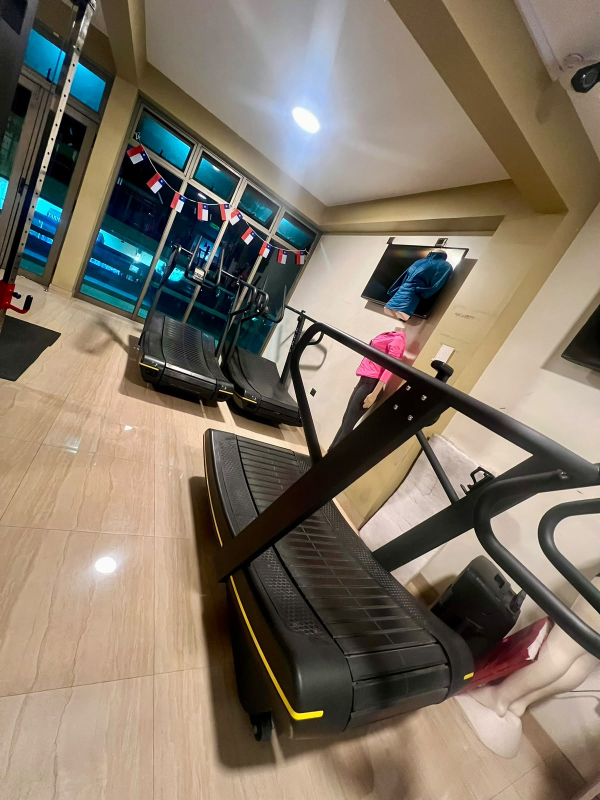
#> input picture WhatsApp Image 2026-08-13 at 18.33.07 (1).jpeg, 1200 x 1600 px (shown at 1/2 size)
$ python -i video-maquina.py   (imports and definitions only)
#> lines starting #> are read from the running program, lines starting #| are printed output that depends on the picture
#> further down, picture is the input picture: PIL image 1200x1600 RGB; mean R, G, B 127.8, 116.4, 101.4
"""Arma el video y el GIF de una máquina con el diseño WGYM ADN SPORT.

Uso: python3 scripts/video-maquina.py maquinas-wgymadnsport/<hombre|mujer>/<maquina>
Lee <maquina>/config.json y deja <maquina>/<maquina>.mp4 y .gif.

Diseño (igual para todas las máquinas):
- Video vertical 720x1280. Si la fuente no es vertical 9:16, se centra sobre
  un fondo difuminado y oscurecido de ella misma.
- Logo oficial (maquinas-wgymadnsport/comun/logo.png) arriba a la derecha, 320 px.
- Franja inferior negra con línea roja, título en Rubik Distressed y
  series en Anton dorado.
- En las partes con "musculo", el músculo que se trabaja parpadea en rojo
  (2 veces por segundo) solo sobre la piel, siguiendo el movimiento.

config.json:
  titulo, series
  partes: lista en orden; cada una con video, desde, hasta (segundos),
    repetir (opcional; la última parte se repite y su vuelta se empalma sola),
    recorte (opcional): [x, y, ancho, alto] para recortar la fuente antes,
    encoger (opcional, ej. 0.84): achica el video y lo baja, para que el logo
      no tape algo que llega arriba (discos sobre la cabeza),
    encaje (opcional): {"alto", "x", "y"} pega la fuente (ya recortada) con ese
      alto, sin deformarla, en esa posición sobre su fondo difuminado,
    musculo (opcional): [[cx, cy, rx, ry], ...] óvalos en px de 720x1280,
    solo_piel (opcional, true): false si el músculo está bajo ropa oscura (glúteos): pinta solo lo oscuro,
    seguir (opcional): [y0, y1, x0, x1] zona con textura a media
      resolución para seguir el movimiento del músculo.

Requiere: pip install imageio-ffmpeg pillow numpy scipy
"""
import json, math, os, subprocess, sys, tempfile, glob
import numpy as np
from scipy import ndimage
from PIL import Image, ImageDraw, ImageFont, ImageFilter, ImageEnhance
import imageio_ffmpeg

REPO = os.path.dirname(os.path.dirname(os.path.abspath(__file__)))
# [1 line that did not run here, left out]
W, H, FPS = 720, 1280, 24
RED = (227, 6, 19); GOLD = (212, 175, 55)
font = lambda f, s: ImageFont.truetype(os.path.join(REPO, f), s)
rubik = lambda s: font('assets/font-rubik-distressed.ttf', s)
anton = lambda s: font('contenido/fuentes/Anton.ttf', s)


# [7 lines left out: function leer_frames, not called in this run]


def a_vertical(im, encoger=None, encaje=None):
    if encaje:  # {"alto", "x", "y"}: pega la fuente con ese alto (sin deformar) sobre su fondo difuminado
        fh = encaje['alto']; fg = im.resize((int(im.width * fh / im.height), fh), Image.LANCZOS)
        bg = ImageEnhance.Brightness(im.resize((W, H), Image.LANCZOS).filter(ImageFilter.GaussianBlur(30))).enhance(0.45)
        bg.paste(fg, (encaje['x'], encaje['y']))
        return bg
    if encoger:  # achica el video (ej. 0.84) para que el logo no tape lo de arriba
        fg = im.resize((int(W * encoger), int(H * encoger)), Image.LANCZOS)
        bg = ImageEnhance.Brightness(im.resize((W, H), Image.LANCZOS).filter(ImageFilter.GaussianBlur(30))).enhance(0.45)
        bg.paste(fg, ((W - fg.width) // 2, H - fg.height - int(H * (1 - encoger) * 0.15)))
        return bg
    if abs(im.width / im.height - W / H) < 0.02:
        return im.resize((W, H), Image.LANCZOS)
    fg = im.resize((W, int(W * im.height / im.width)), Image.LANCZOS)
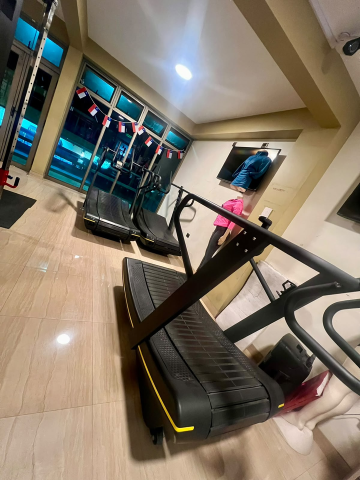
#> fg: PIL image 720x960 RGB (shown at 1/2 size); mean R, G, B 127.8, 116.4, 101.4
    bg = im.resize((int(H * im.width / im.height), H), Image.LANCZOS)
    l = (bg.width - W) // 2
    bg = bg.crop((l, 0, l + W, H)).filter(ImageFilter.GaussianBlur(30))
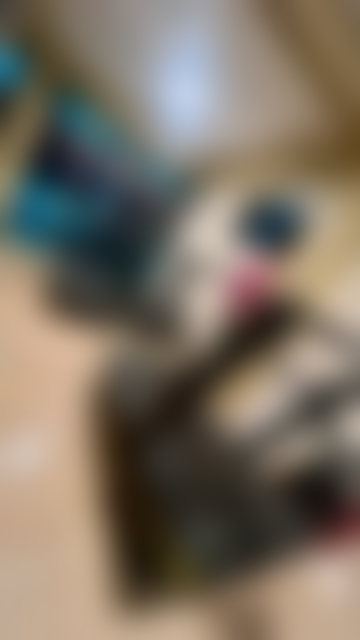
#> bg: PIL image 720x1280 RGB (shown at 1/2 size); mean R, G, B 124.1, 113.3, 99.3
    bg = ImageEnhance.Brightness(bg).enhance(0.45)
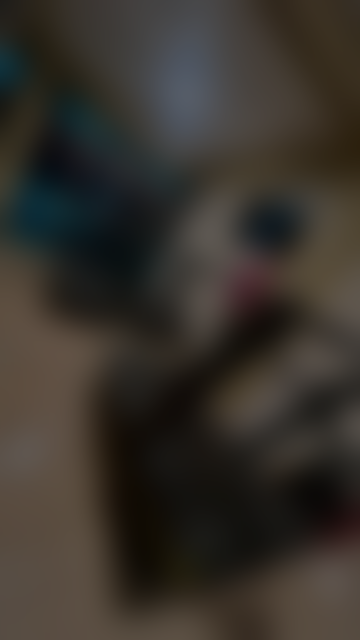
#> bg: PIL image 720x1280 RGB (shown at 1/2 size); mean R, G, B 55.4, 50.5, 44.2
    bg.paste(fg, (0, (H - fg.height) // 2 + 30))
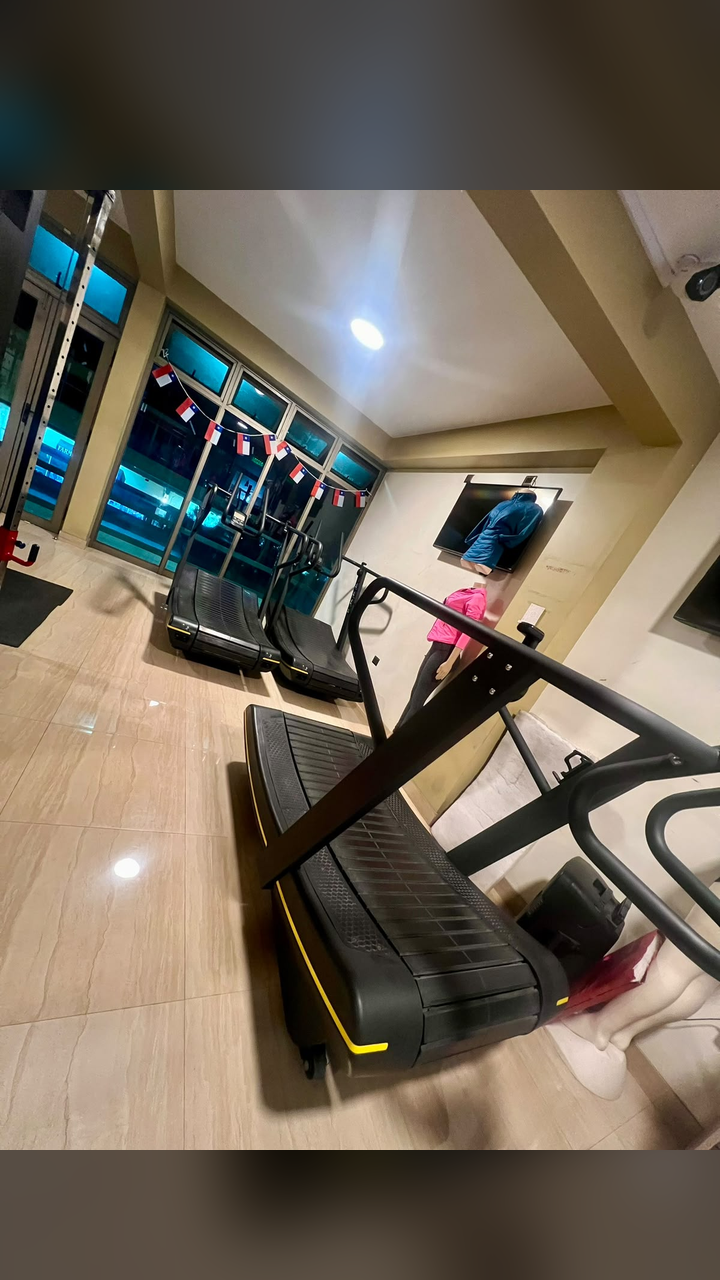
#> bg: PIL image 720x1280 RGB; mean R, G, B 112.1, 102.1, 88.9
    return bg


# [84 lines left out: functions seguir, musculo_rojo, capa_marca, main, not called in this run]


# [2 lines not run here, left out]

>>> from PIL import Image
>>> picture = Image.open('../WhatsApp Image 2026-08-13 at 18.33.07 (1).jpeg')
>>> result = a_vertical(picture)

$ run again, on WhatsApp Image 2026-08-14 at 16.11.25 (1).jpeg
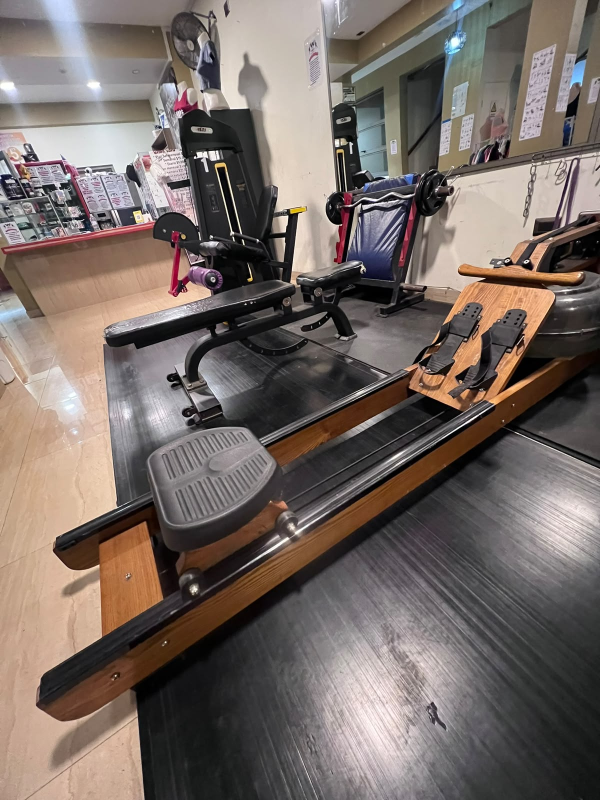
#> input picture WhatsApp Image 2026-08-14 at 16.11.25 (1).jpeg, 1200 x 1600 px (shown at 1/2 size)
#> picture is the input picture: PIL image 1200x1600 RGB; mean R, G, B 117.7, 106.4, 101
#> in a_vertical, `bg = ImageEnhance.Brightness(bg).enhance(0.45)`:
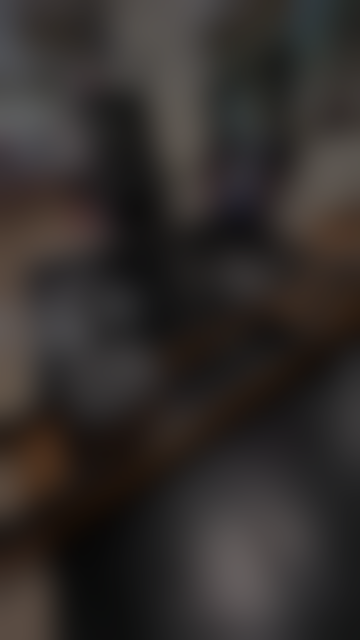
#> bg: PIL image 720x1280 RGB (shown at 1/2 size); mean R, G, B 50, 45.3, 43.3
#> in a_vertical, `bg.paste(fg, (0, (H - fg.height) // 2 + 30))`:
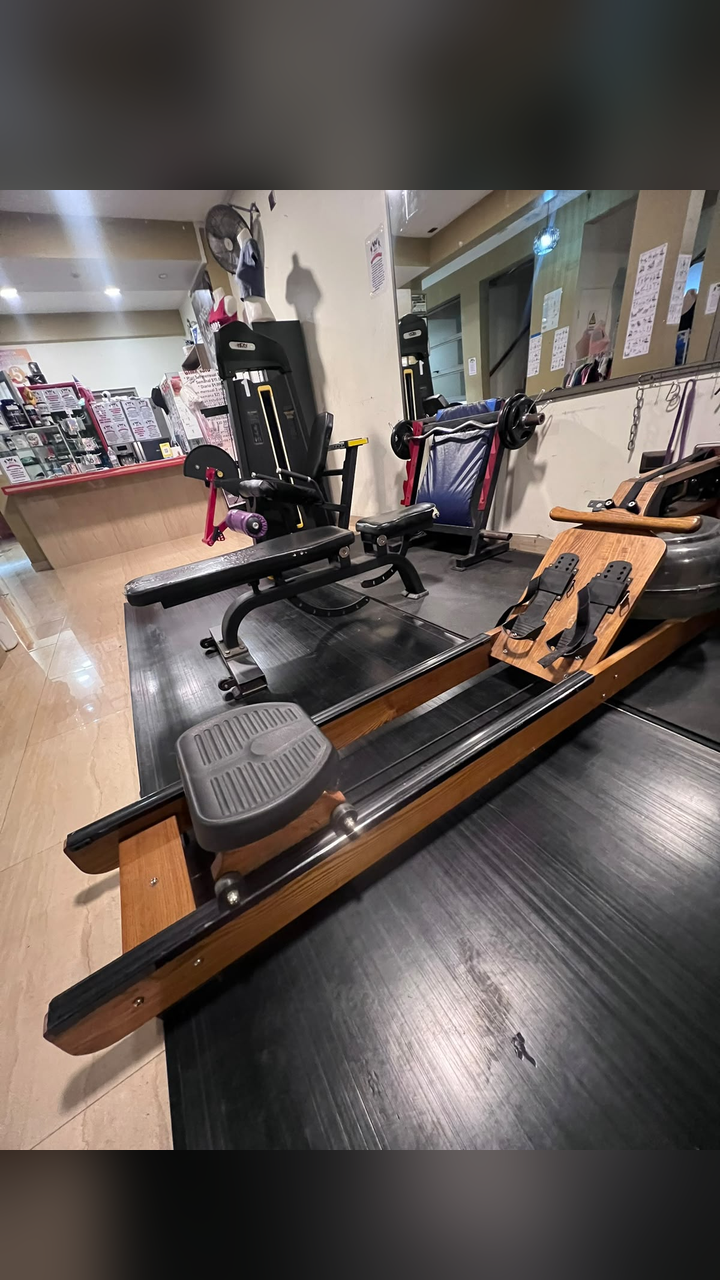
#> bg: PIL image 720x1280 RGB; mean R, G, B 101.9, 92.9, 88.4

$ run again, on WhatsApp Image 2026-08-14 at 16.11.25.jpeg
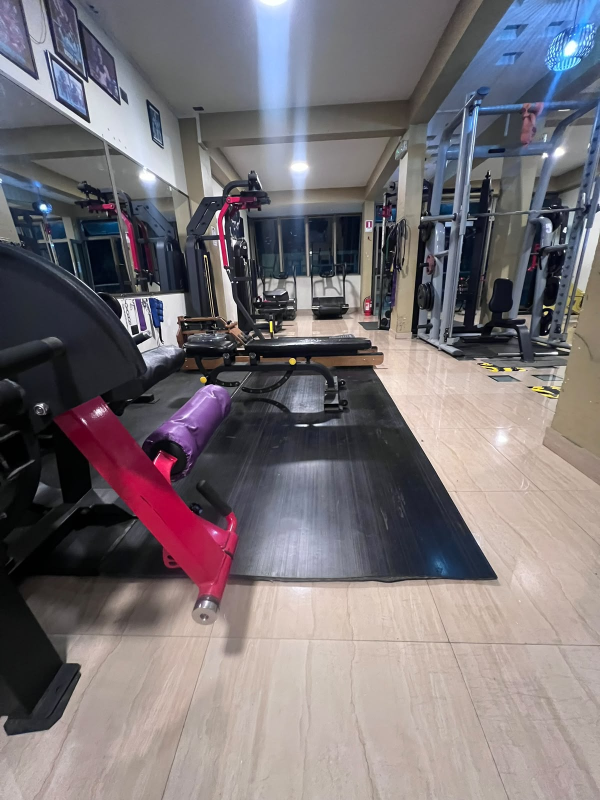
#> input picture WhatsApp Image 2026-08-14 at 16.11.25.jpeg, 1200 x 1600 px (shown at 1/2 size)
#> picture is the input picture: PIL image 1200x1600 RGB; mean R, G, B 119.7, 113.4, 117.7
#> in a_vertical, `bg = ImageEnhance.Brightness(bg).enhance(0.45)`:
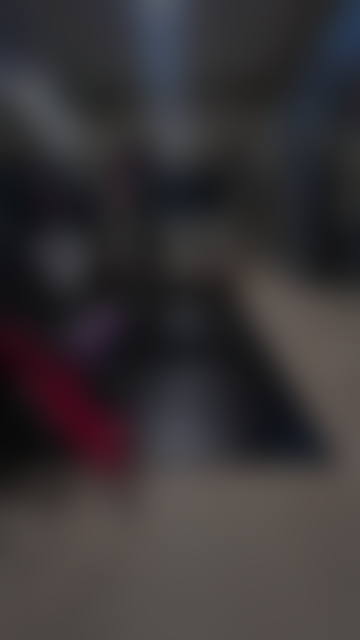
#> bg: PIL image 720x1280 RGB (shown at 1/2 size); mean R, G, B 55.8, 52.1, 53.9
#> in a_vertical, `bg.paste(fg, (0, (H - fg.height) // 2 + 30))`:
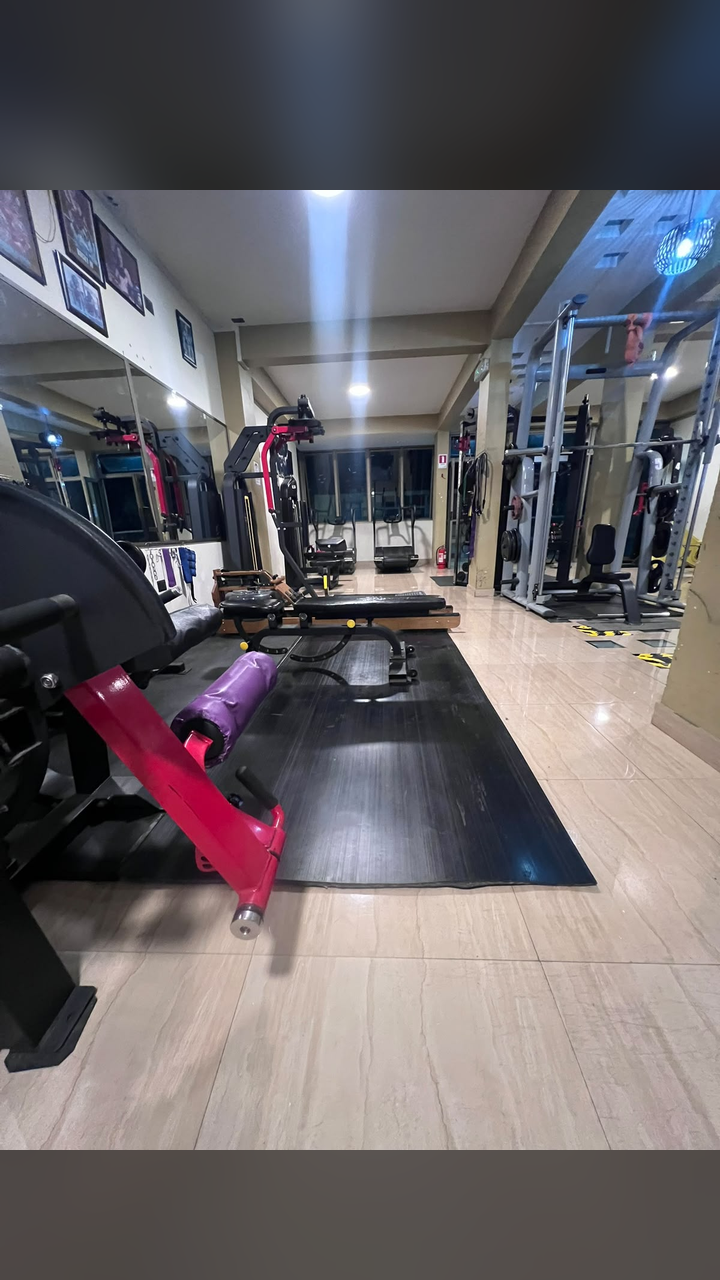
#> bg: PIL image 720x1280 RGB; mean R, G, B 105.4, 100.5, 104.3
